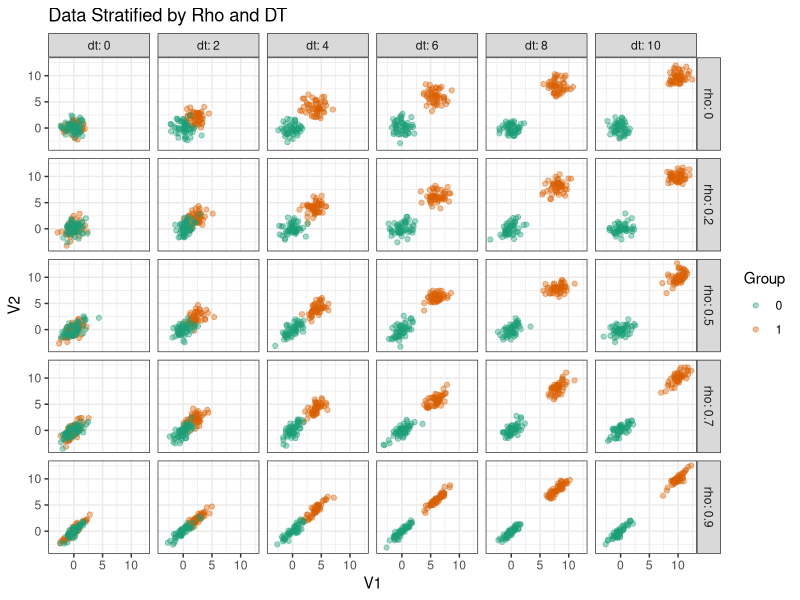

R code for this plot:
set.seed(1)
library(ggplot2)
library(dplyr)
library(tidyr)

# Parameters
n <- 100
half_n <- n %/% 2
j <- 2
pc_mu <- 0
param_grid <- expand.grid(rho = c(0, 0.2, 0.5, 0.7, 0.9),
                          dt = c(0, 2, 4, 6, 8, 10))

# Initialize a data frame to store results
data_list <- vector("list", length = nrow(param_grid))

for (i in seq_len(nrow(param_grid))) {
  g <- param_grid[i, ]
  rho <- g$rho
  dt <- g$dt

  # Covariance matrix
  sigma_mat <- matrix(rho, nrow = j, ncol = j)
  diag(sigma_mat) <- 1

  # Generate data
  pcs <- MASS::mvrnorm(n = n, mu = rep(pc_mu, j), Sigma = sigma_mat)
  pcs[1:half_n, ] <- pcs[1:half_n, ] + dt

  # Store in a list
  data_list[[i]] <- pcs %>%
    as.data.frame() %>%
    mutate(y = factor(c(rep(1, half_n), rep(0, half_n))),
           rho = rho,
           dt = dt)
}

# Combine all data into one data frame
combined_data <- bind_rows(data_list)


# Plot stratified by rho or dt
ggplot(combined_data, aes(x = V1, y = V2, color = y)) +
  geom_point(alpha = 0.4) +
  theme_bw() +
  scale_color_brewer(palette = "Dark2") +
  facet_grid(rho ~ dt, labeller = label_both) +
  labs(title = "Data Stratified by Rho and DT", color = "Group")
